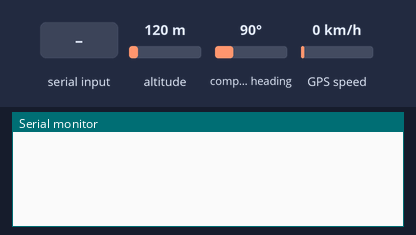
A sketch run on a simulated ESP8266 (NodeMCU). On the bench: the last lines printed to the serial monitor. Inputs (shaded band) come from the test bench; at power-on: altitude 120 m, compass heading 90°, GPS speed 0 km/h. WiFi joins after 1.5 s; servers stay silent unless stated; the GPS gets a fix after 3 s at 37.7749, -122.4194 with 8 satellites; no MQTT or app messages arrive unless stated.

Above: at 2.7 s.
2.8 s: "CRASH\n" received over Serial
At 3.7 s:
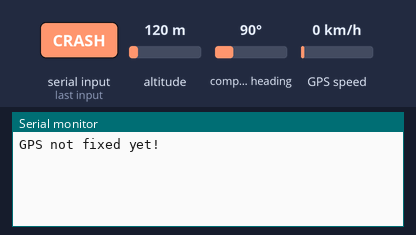
4.3 s: "CRASH\n" received over Serial
At 4.8 s:
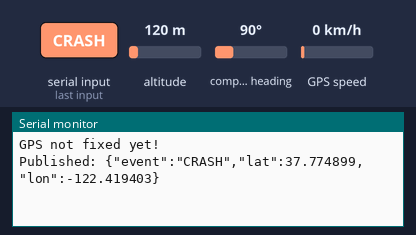

The sketch:

ESP8266_Code.ino
```cpp
#include <ESP8266WiFi.h>
#include <PubSubClient.h>
#include <TinyGPS++.h>
#include <SoftwareSerial.h>

/* MQTT CONFIG */
const char* ssid = "YOUR_WIFI";
const char* password = "YOUR_PASS";
const char* mqtt_server = "broker.hivemq.com";


WiFiClient espClient;
PubSubClient client(espClient);
TinyGPSPlus gps;


SoftwareSerial gpsSerial(D5, D6); // RX, TX

/*  WIFI SETUP  */
void setup_wifi() {
  WiFi.begin(ssid, password);
  while (WiFi.status() != WL_CONNECTED) {
    delay(500);
  }
}

/* ===== MQTT RECONNECT ===== */
void reconnect() {
  while (!client.connected()) {
    client.connect("Vehicle_Client");
  }
}

void setup() {
  Serial.begin(115200);   // STM32 communication
  gpsSerial.begin(9600);  // GPS module

  setup_wifi();
  client.setServer(mqtt_server, 1883);
}

void loop() {

  if (!client.connected()) reconnect();
  client.loop();

  /* ===== CONTINUOUS GPS READ ===== */
  while (gpsSerial.available()) {
    gps.encode(gpsSerial.read());
  }

  /* ===== RECEIVE FROM STM32 ===== */
  if (Serial.available()) {

    String event = Serial.readStringUntil('\n');
    event.trim();

    if (event.startsWith("CRASH")) {

      if (gps.location.isValid()) {

        float lat = gps.location.lat();
        float lon = gps.location.lng();

        String payload = "{";
        payload += "\"event\":\"CRASH\",";
        payload += "\"lat\":" + String(lat, 6) + ",";
        payload += "\"lon\":" + String(lon, 6);
        payload += "}";

        client.publish("vehicle/crash", payload.c_str());

        Serial.println("Published: " + payload);
      }
      else {
        Serial.println("GPS not fixed yet!");
      }
    }
  }
}
```

Measured:
- after the input at 2.8 s, the serial monitor: prints a new line at once (image 1)
- after the input at 4.3 s, the serial monitor: prints a new line at once (image 2)
